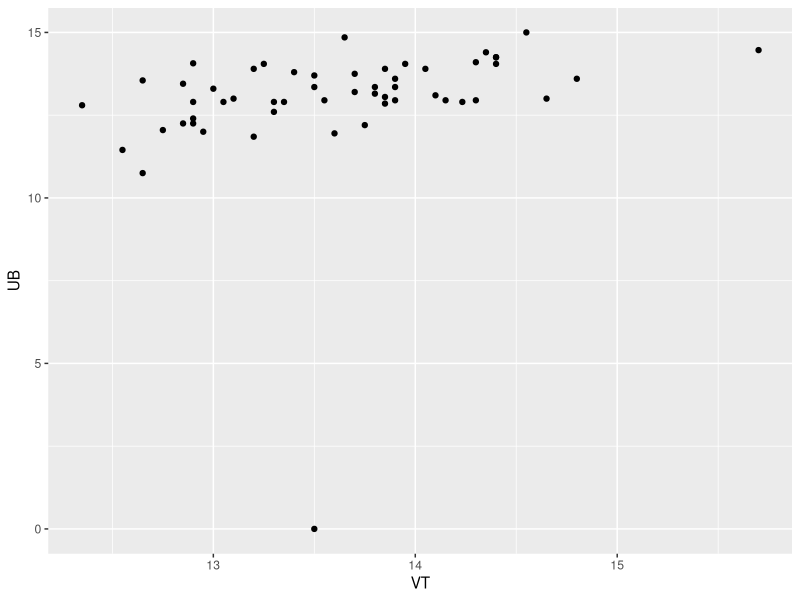
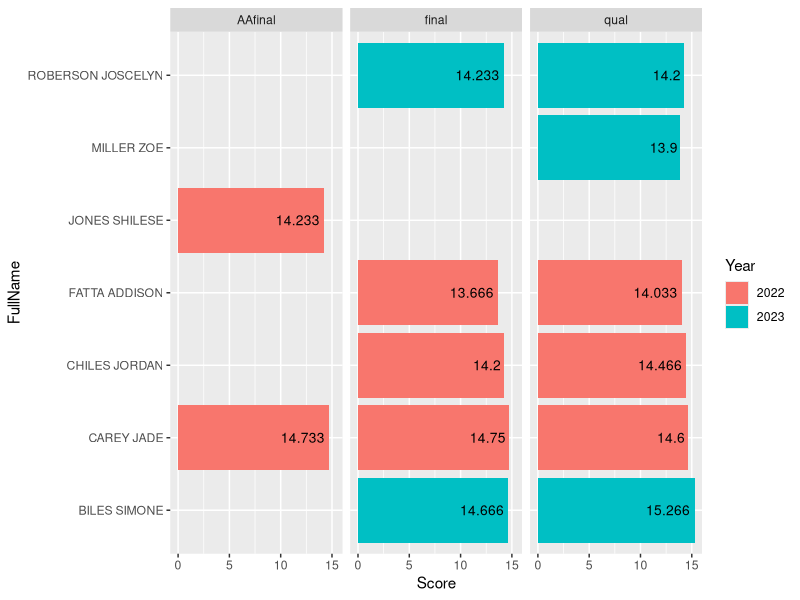
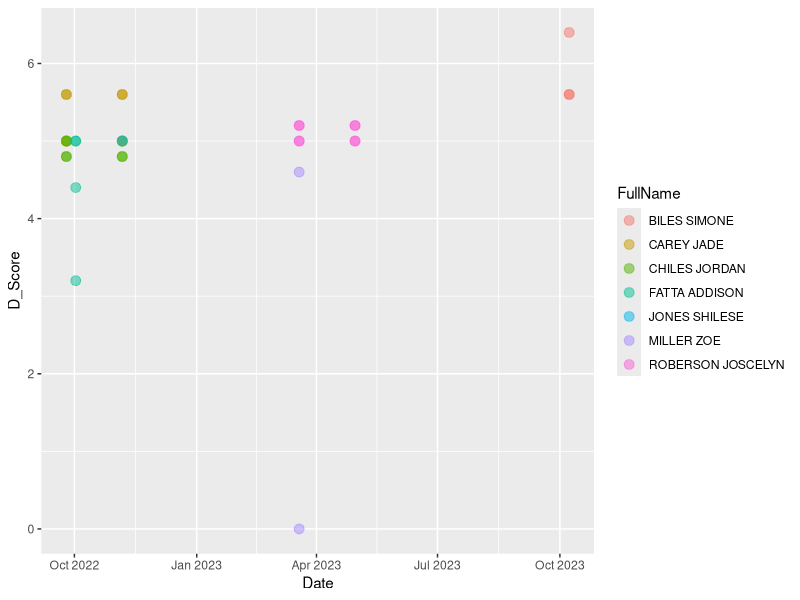
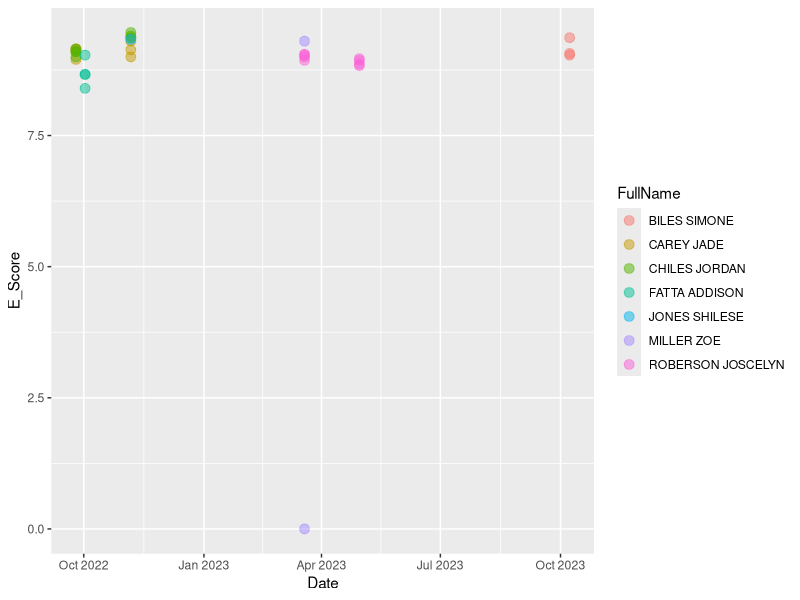
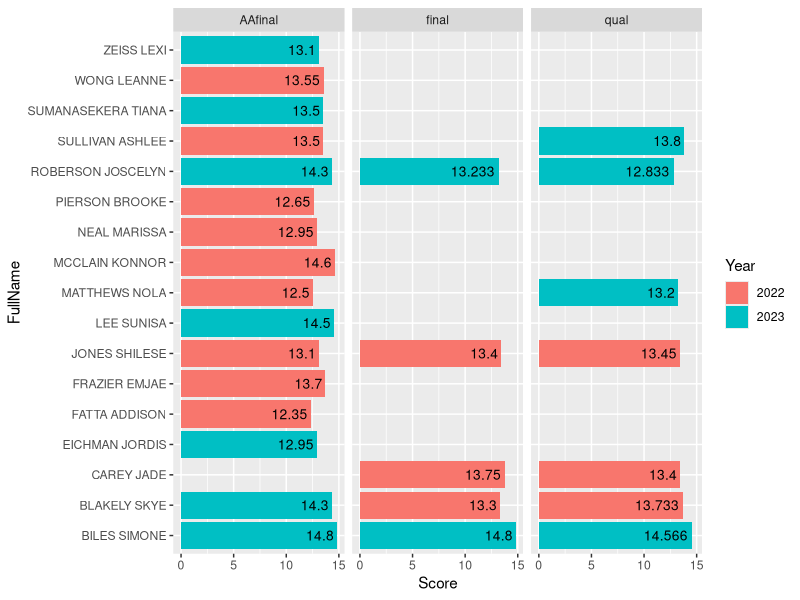
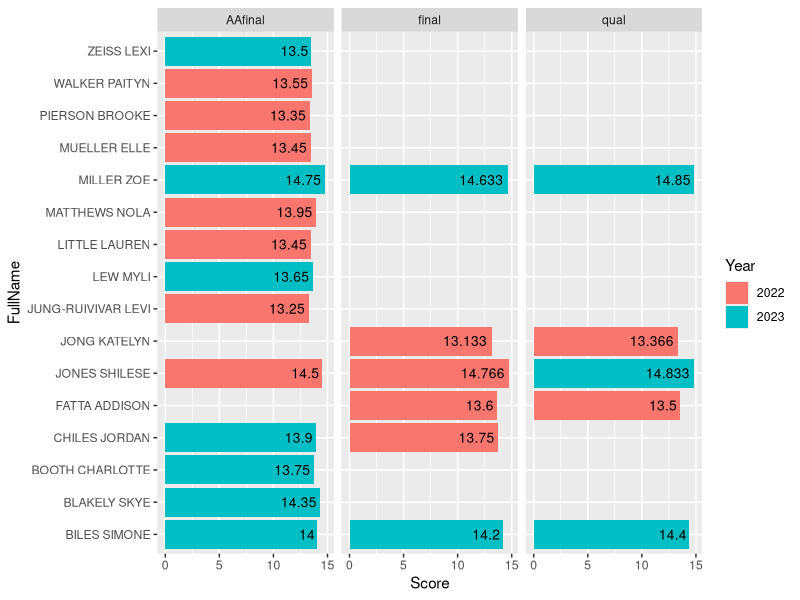
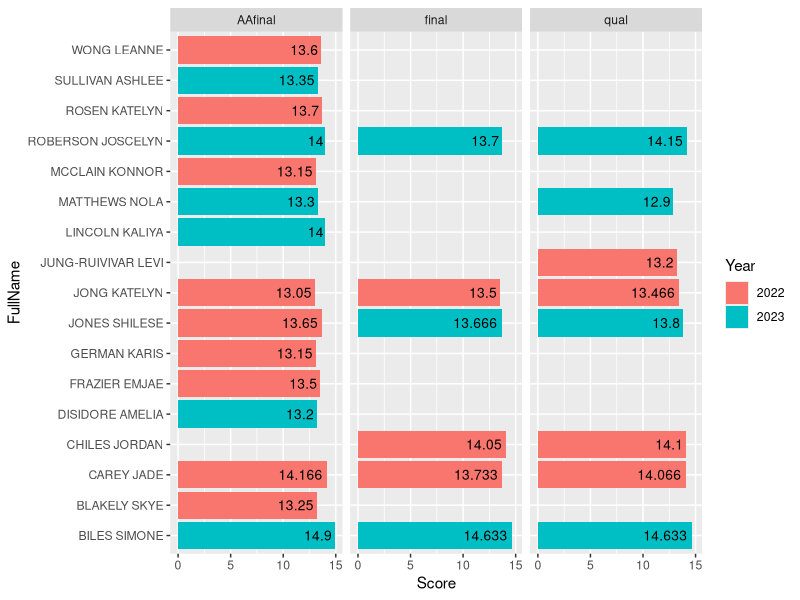

The R source for these figures, in order:
## ---- chunk 1
knitr::opts_chunk$set(echo = TRUE)
## ---- chunk 2
library(tidyverse)
## ---- chunk 3
df <- read.csv("cleaned data/data_2022_2023_cleaned.csv")
df_old <- read.csv("data/data_2017_2021.csv")
## ---- chunk 4
# all of this data is from the 2021 Olympics
df_old %>%
  filter(Competition != "Olympic Games")
## ---- chunk 5
# only has women
df_old %>%
  filter(Gender != 'w')
## ---- chunk 6
df_old <- df_old %>%
  # removing day of the week and the Julys
  mutate(Date = case_when(is.na(as.numeric(substr(Date, 1, 1))) ~ substr(Date, 4, 15),
                          .default = substr(Date, 1, 15)),
         Date = toupper(Date),
         Date = case_when(.default = substr(Date, 1, 15),
                          substr(substr(Date, 4, 8), 4,4) == 'Y' ~ paste(substr(Date, 1,2), 'JUL', substr(Date, 8, 15))))
         
## ---- chunk 7
# no NAs
sum(is.na(df_old$Date))
## ---- chunk 8
# changing to date format 
df_old <- df_old %>%
  mutate(Date = as.Date(Date, format = "%d %b %Y"))
## ---- chunk 9
# date split df
df_date <- data.frame(stringr::str_split_fixed(df$Date, '-', n = 3))
colnames(df_date) <- c('Date_day', 'Date_month', 'Date_year')

# add to df column
df <- cbind(df, df_date)
## ---- chunk 10
df <- df %>%
  # formatting the date column
  mutate(Date = case_when(.default = paste0(Date_day, '-',  Date_month, '-', Date_year),
                          Date_month == 'Sept' ~ paste0(Date_day, '-Sep-', Date_year))) %>%
  mutate(Date = as.Date(Date, format = "%d-%b-%Y"), Year = Date_year) %>%
  # standardizing names and making a full name column
  mutate(LastName = toupper(LastName), FirstName = toupper(FirstName), 
         FullName = paste0(LastName, ' ', FirstName), 
         Date = as.Date(Date, format = "%d-%b-%Y")) %>%
  select(-Date_year, -Date_month, -Date_day, -LastName, -FirstName)
## ---- chunk 11
df_usa <- df %>%
  filter(Country == 'USA')

df_old_usa <- df_old %>%
  filter(Country == 'USA')
## ---- chunk 12
# competitions 
df_usa %>%
  select(Competition) %>%
  distinct()
## ---- chunk 13
# athletes represented 
df_usa %>%
  select(FullName) %>%
  distinct()
## ---- chunk 14
# athletes in the 2021 olympics
df_old_usa %>%
  select(LastName) %>%
  distinct()
## ---- chunk 15
# making data frame
df_usaw <- df_usa[df_usa['Gender'] == 'w',]
## ---- chunk 16
df_usaw %>%
  select(FullName) %>%
  distinct()
## ---- chunk 17
df_usaw %>%
  select(FullName, Competition, Round, Score) %>%
  filter(Round == 'AAfinal')
## ---- chunk 18
# checking best scores across all comps
df_usaw_scores <- df_usaw[,c('FullName', 'Apparatus', 'Score')] %>%
  arrange(desc(Score)) %>%
  distinct(FullName, Apparatus, .keep_all = TRUE) %>%
  pivot_wider(names_from = Apparatus, values_from = Score)

head(df_usaw_scores)
## ---- chunk 19
# some high correlations, especially for vault, balance beam, and floor exercises (all positive)
# uneven bars are the exception 
cor(df_usaw_scores[,c('VT', 'VT1', 'VT2', 'UB', 'BB', 'FX')], use = "complete.obs")
## ---- chunk 20
# outlier in UB
ggplot(df_usaw_scores, aes(x = VT, y = UB)) +
  geom_point()
## ---- chunk 21
 df_usaw %>%
  select('FullName', 'Competition', 'Round', 'Score') %>%
  filter(Round == 'AAfinal') %>%
  arrange(Competition)
## ---- chunk 22
# selecting athletes that had won 5th place or higher at least once, selecting highest score across competitions 
df_usaw_vt <- df_usaw %>%
  filter(stringr::str_like(Apparatus,'VT%') & Rank <= 5)

df_usaw_vt_bestscore <- df_usaw_vt %>%
  arrange(desc(Score)) %>%
  distinct(FullName, Round, .keep_all = TRUE)
## ---- chunk 23
ggplot(df_usaw_vt_bestscore, mapping = aes(x = Score, y = FullName, fill = Year)) +
  geom_bar(stat = "identity") +
  geom_text(aes(label=Score), size = 3.5,  hjust = 1.1) +
  facet_wrap(~Round)
## ---- chunk 24
df_usaw_vt_scores <- df_usaw_vt %>%
  select(FullName, Date, D_Score, E_Score, Score)
## ---- chunk 25
ggplot(df_usaw_vt_scores, aes(x = Date, y = D_Score, color = FullName)) + 
  geom_point(alpha = 0.5, size = 3)
## ---- chunk 26
ggplot(df_usaw_vt_scores, aes(x = Date, y = E_Score, color = FullName)) + 
  geom_point(alpha = 0.5, size = 3)
## ---- chunk 27
# selecting athletes that had won 5th place or higher at least once, selecting highest score across competitions 
df_usaw_bb <- df_usaw %>%
  filter(stringr::str_like(Apparatus,'BB%') & Rank <= 5) %>%
  arrange(desc(Score)) %>%
  distinct(FullName, Round, .keep_all = TRUE)
## ---- chunk 28
ggplot(df_usaw_bb, mapping = aes(x = Score, y = FullName, fill = Year)) +
  geom_bar(stat = "identity") +
  geom_text(aes(label=Score), size = 3.5,  hjust = 1.1) +
  facet_wrap(~Round)
## ---- chunk 29
# selecting athletes that had won 5th place or higher at least once, selecting highest score across competitions 
df_usaw_ub <- df_usaw %>%
  filter(stringr::str_like(Apparatus,'UB%') & Rank <= 5) %>%
  arrange(desc(Score)) %>%
  distinct(FullName, Round, .keep_all = TRUE)
## ---- chunk 30
ggplot(df_usaw_ub, mapping = aes(x = Score, y = FullName, fill = Year)) +
  geom_bar(stat = "identity") +
  geom_text(aes(label=Score), size = 3.5, hjust = 1.1) +
  facet_wrap(~Round)
## ---- chunk 31
# selecting athletes that had won 5th place or higher at least once, selecting highest score across competitions 
df_usaw_fx <- df_usaw %>%
  filter(stringr::str_like(Apparatus,'FX%') & Rank <= 5) %>%
  arrange(desc(Score)) %>%
  distinct(FullName, Round, .keep_all = TRUE)
## ---- chunk 32
ggplot(df_usaw_fx, mapping = aes(x = Score, y = FullName, fill = Year)) +
  geom_bar(stat = "identity") +
  geom_text(aes(label=Score), size = 3.5, hjust = 1.1) +
  facet_wrap(~Round)
